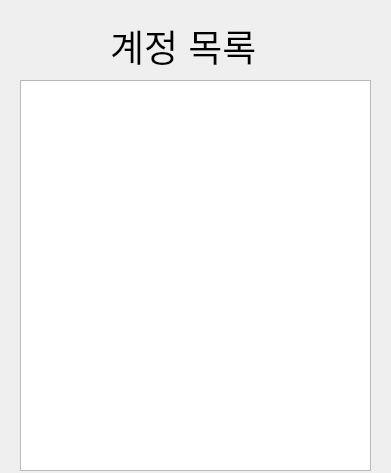
<?xml version="1.0" encoding="UTF-8"?>
<ui version="4.0">
 <class>assignment_window</class>
 <widget class="QDialog" name="assignment_window">
  <property name="geometry">
   <rect>
    <x>0</x>
    <y>0</y>
    <width>391</width>
    <height>473</height>
   </rect>
  </property>
  <property name="windowTitle">
   <string>Dialog</string>
  </property>
  <widget class="QListWidget" name="Account_list">
   <property name="geometry">
    <rect>
     <x>20</x>
     <y>80</y>
     <width>351</width>
     <height>391</height>
    </rect>
   </property>
   <property name="font">
    <font>
     <pointsize>20</pointsize>
    </font>
   </property>
   <property name="toolTip">
    <string>&lt;html&gt;&lt;head/&gt;&lt;body&gt;&lt;p&gt;더블 클릭시 관리자 권한을 &lt;/p&gt;&lt;p&gt;부여/삭제 가능합니다.&lt;/p&gt;&lt;/body&gt;&lt;/html&gt;</string>
   </property>
  </widget>
  <widget class="QLabel" name="label">
   <property name="geometry">
    <rect>
     <x>110</x>
     <y>10</y>
     <width>171</width>
     <height>71</height>
    </rect>
   </property>
   <property name="font">
    <font>
     <pointsize>28</pointsize>
    </font>
   </property>
   <property name="text">
    <string>계정 목록</string>
   </property>
  </widget>
 </widget>
 <resources/>
 <connections/>
</ui>
